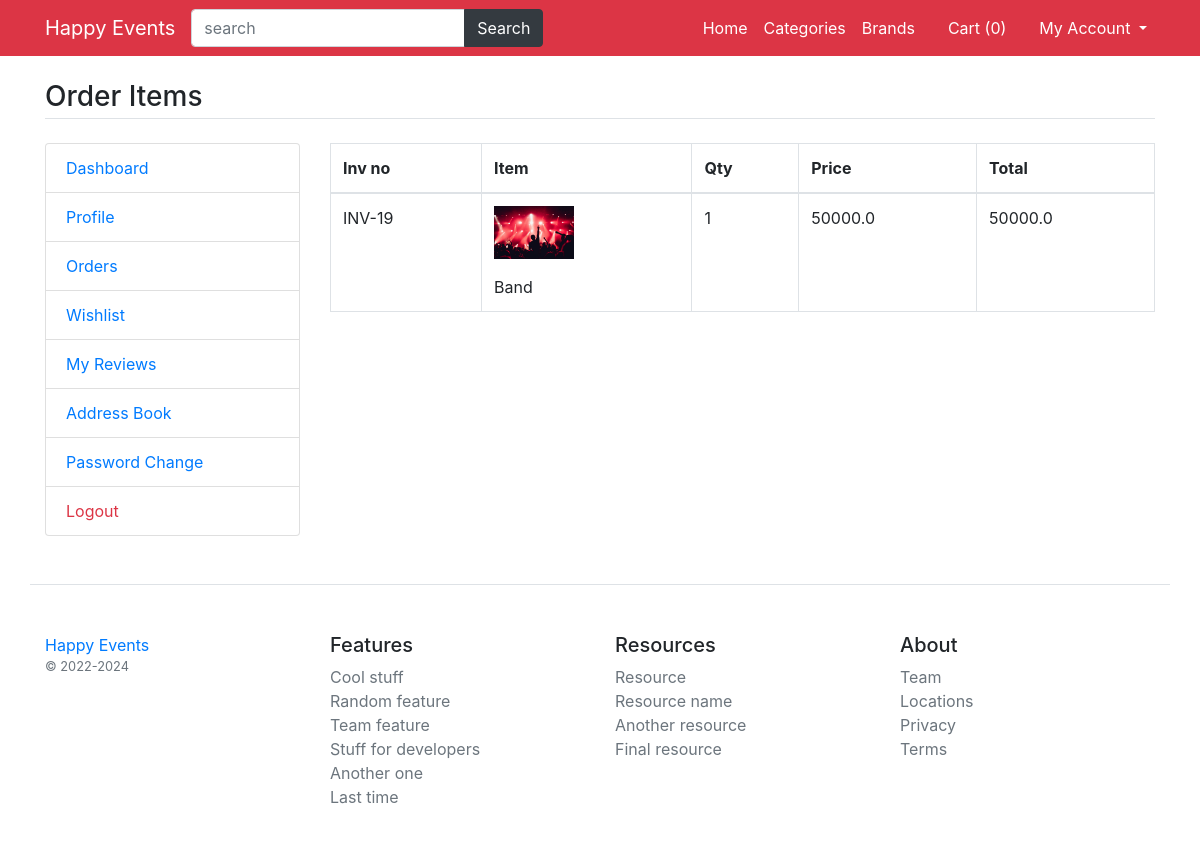
/my-orders-items/19, run on the app's committed database.
### main/models.py (models this page shows, shortened)
class CartOrderItems(models.Model):
    order=models.ForeignKey(CartOrder,on_delete=models.CASCADE)
    invoice_no=models.CharField(max_length=150)
    item=models.CharField(max_length=150)
    image=models.CharField(max_length=200)
    qty=models.IntegerField()
    price=models.FloatField()
    total=models.FloatField()
    class Meta:
        verbose_name_plural='9. Order Items'

### main/views.py (the view)
# urls.py: path('my-orders-items/<int:id>',views.my_order_items, name='my_order_items'),
def my_order_items(request,id):
	order=CartOrder.objects.get(pk=id)
	orderitems=CartOrderItems.objects.filter(order=order).order_by('-id')
	return render(request, 'user/order-items.html',{'orderitems':orderitems})

### main/template_context.py (called while the page is built)
def get_filters(request):
	cats=Product.objects.distinct().values('category__title','category__id')
	brands=Product.objects.distinct().values('brand__title','brand__id')
	colors=ProductAttribute.objects.distinct().values('color__title','color__id','color__color_code')
	sizes=ProductAttribute.objects.distinct().values('size__title','size__id')
	minMaxPrice=ProductAttribute.objects.aggregate(Min('price'),Max('price'))
	data={
		'cats':cats,
		'brands':brands,
		'colors':colors,
		'sizes':sizes,
		'minMaxPrice':minMaxPrice,
	}
	return data

### main/templates/user/order-items.html
{% extends 'base.html' %}
{% load static %}
{% block content %}
<main class="container my-4">
	<h3 class="my-4 border-bottom pb-1">Order Items</h3>
	<div class="row">
		<div class="col-md-3">
			{% include 'user/user-sidebar.html' %}
		</div>
		<div class="col-md-9">
			<div class="table-responsive">
				<table class="table-bordered table">
					<thead>
						<tr>
							<th>Inv no</th>
							<th>Item</th>
							<th>Qty</th>
							<th>Price</th>
							<th>Total</th>
						</tr>
					</thead>
					<tbody>
						{% for item in orderitems %}
						<tr>
							<td>{{item.invoice_no}}</td>
							<td>
								<p><img src="/media/{{item.image}}" width="80" /></p>
								{{item.item}}
							</td>
							<td>{{item.qty}}</td>
							<td>{{item.price}}</td>
							<td>{{item.total}}</td>
						</tr>
						{% endfor %}
					</tbody>
				</table>
			</div>
		</div>
	</div>
</main>
{% endblock %}

### data on the page
CartOrderItems: invoice_no "INV-19", image (picture), item "Band", qty "1", price "50000.0", total "50000.0"

### other printed values
{{ request.session.cartdata|length }} "0"
